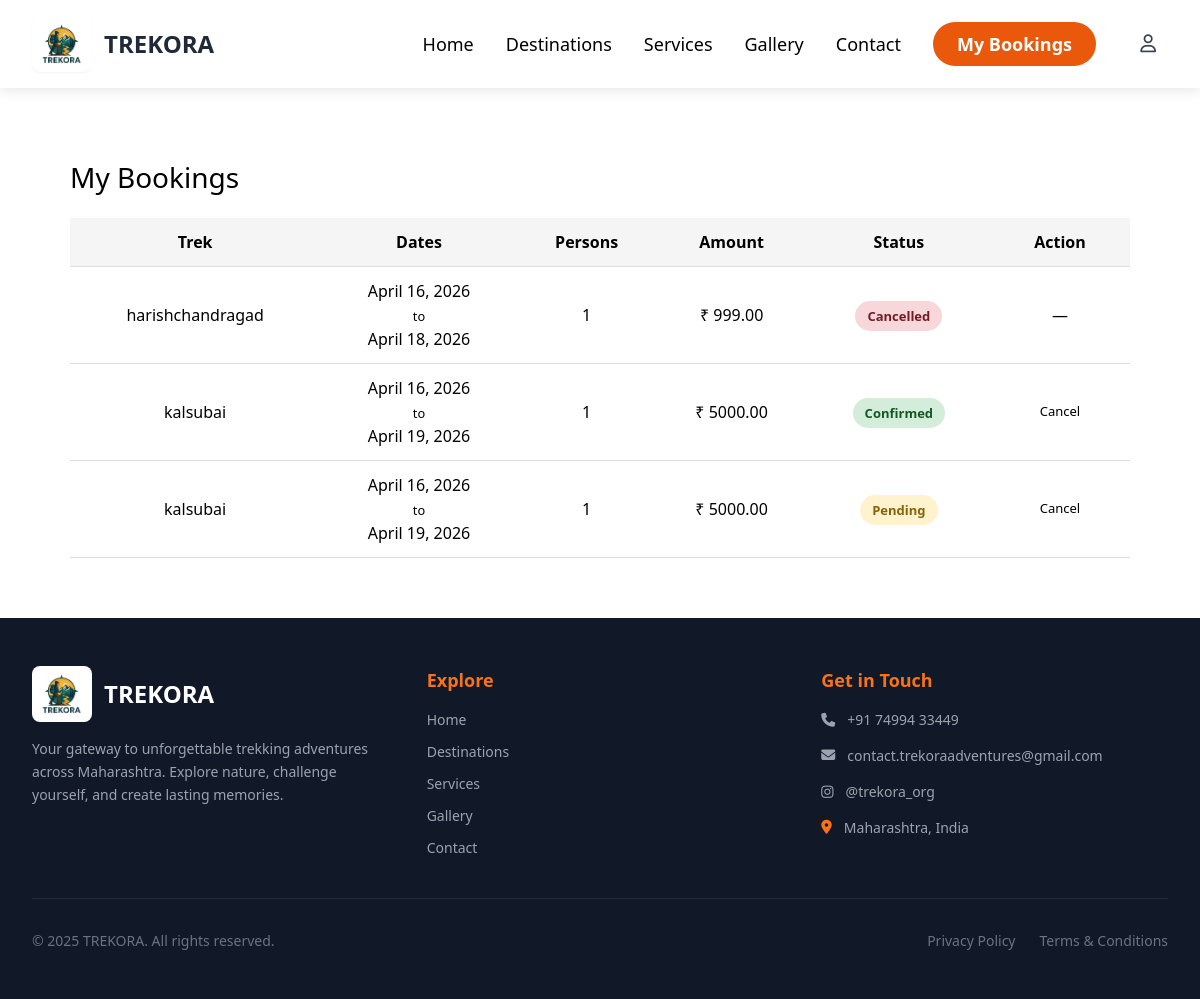
The page /my-bookings/ (signed in) on the database its author committed.
### bookings/models.py (models this page shows, shortened)
class Booking(models.Model):
    STATUS_CHOICES = (
    ("pending", "Pending"),
    ("paid", "Paid"),
    ("cancelled", "Cancelled"),
    )
    user = models.ForeignKey(User, on_delete=models.CASCADE)
    destination = models.ForeignKey(Destination, on_delete=models.CASCADE)
    start_date = models.DateField()
    end_date = models.DateField()
    persons = models.PositiveIntegerField()
    mobile_number = models.CharField(max_length=15)
    amount = models.DecimalField(
        max_digits=10,
        decimal_places=2,
        default=0
    )
    payment_screenshot = models.ImageField(upload_to="payments/", blank=True, null=True)
    status = models.CharField(
        max_length=20,
        choices=STATUS_CHOICES,
        default="pending"
    )
    created_at = models.DateTimeField(auto_now_add=True)
    razorpay_order_id = models.CharField(max_length=200, blank=True, null=True)
    razorpay_payment_id = models.CharField(max_length=200, blank=True, null=True)

### destinations/models.py (models this page shows, shortened)
class Destination(models.Model):
    STATUS_CHOICES = (
        ("available", "Available"),
        ("unavailable", "Unavailable"),
    )
    name = models.CharField(max_length=200)
    location = models.CharField(max_length=200)
    price = models.DecimalField(max_digits=10, decimal_places=2)
    image = models.ImageField(upload_to="destinations/", blank=True, null=True)
    description = models.TextField(blank=True)
    duration = models.CharField(max_length=100, blank=True)
    status = models.CharField(
        max_length=20,
        choices=STATUS_CHOICES,
        default="available"
    )
    start_date = models.DateField()
    end_date = models.DateField()
    best_season_start = models.DateField(null=True, blank=True)
    best_season_end = models.DateField(null=True, blank=True)
    capacity_per_day = models.IntegerField(default=20)
    transport_mode = models.CharField(max_length=100, blank=True)
    rating = models.FloatField(default=0)
    whatsapp_group_link = models.URLField(blank=True, null=True)
    created_at = models.DateTimeField(auto_now_add=True)

### bookings/views.py (the view)
# urls.py: path('my-bookings/', views.my_bookings, name='my_bookings'),
@login_required
def my_bookings(request):
    bookings = Booking.objects.filter(user=request.user).order_by('-id')
    return render(request, 'bookings/my_bookings.html', {
        'bookings': bookings
    })

### accounts/templates/bookings/my_bookings.html (shortened to what this page needs)
{% extends "base.html" %}
{% block content %}
<div class="page-container">
    <h2 class="page-title">My Bookings</h2>
    {% if bookings %}
        <div class="table-wrapper">
            <table class="booking-table">
                <thead>
                    <tr>
                        <th>Trek</th>
                        <th>Dates</th>
                        <th>Persons</th>
                        <th>Amount</th>
                        <th>Status</th>
                        <th>Action</th>
                    </tr>
                </thead>
                <tbody>
                    {% for booking in bookings %}
                    <tr>
                        <td>{{ booking.destination.name }}</td>
                        <td>
                            {{ booking.start_date }} <br>
                            <small>to</small> <br>
                            {{ booking.end_date }}
                        </td>
                        <td>{{ booking.persons }}</td>
                        <td>₹ {{ booking.amount }}</td>
                        <td>
                            <span class="status {{ booking.status }}">
                                {{ booking.status|title }}
                            </span>
                        </td>
                        <td>
                            {% if booking.status != "cancelled" %}
                                <form method="post"
                                      action="{% url 'cancel_booking' booking.id %}"
                                      onsubmit="return confirm('Cancel this booking?');">
                                    <button type="submit" class="btn danger small">
                                        Cancel
                                    </button>
                                </form>
                            {% else %}
                                —
                            {% endif %}
                        </td>
                    </tr>
                    {% endfor %}
                </tbody>
            </table>
        </div>
    {% else %}
        <p class="empty-text">You have no bookings yet.</p>
    {% endif %}
</div>
{% endblock %}

### static/css/style.css (style rules this page uses)
.page-container { max-width: 1100px; margin: 40px auto; padding: 20px; }
.page-title { font-size: 28px; margin-bottom: 20px; }
.table-wrapper { overflow-x: auto; }
.booking-table { width: 100%; border-collapse: collapse; background: #fff; }
.booking-table th, .booking-table td { padding: 12px 14px; border-bottom: 1px solid #ddd; text-align: center; }
.booking-table th { background: #f5f5f5; }
.status { padding: 6px 12px; border-radius: 20px; font-size: 13px; font-weight: 600; }
.status.pending { background: #fff3cd; color: #856404; }
.status.confirmed { background: #d4edda; color: #155724; }
.status.cancelled { background: #f8d7da; color: #721c24; }
.btn.small { padding: 6px 12px; font-size: 13px; }

### rows shown on the page
Booking: destination.name "harishchandragad", start_date "April 16, 2026", end_date "April 18, 2026", persons "1", amount "999.00", status "Cancelled"
Booking: destination.name "kalsubai", start_date "April 16, 2026", end_date "April 19, 2026", persons "1", amount "5000.00", status "Confirmed", shows "Cancel"
Booking: destination.name "kalsubai", start_date "April 16, 2026", end_date "April 19, 2026", persons "1", amount "5000.00", status "Pending", shows "Cancel"
